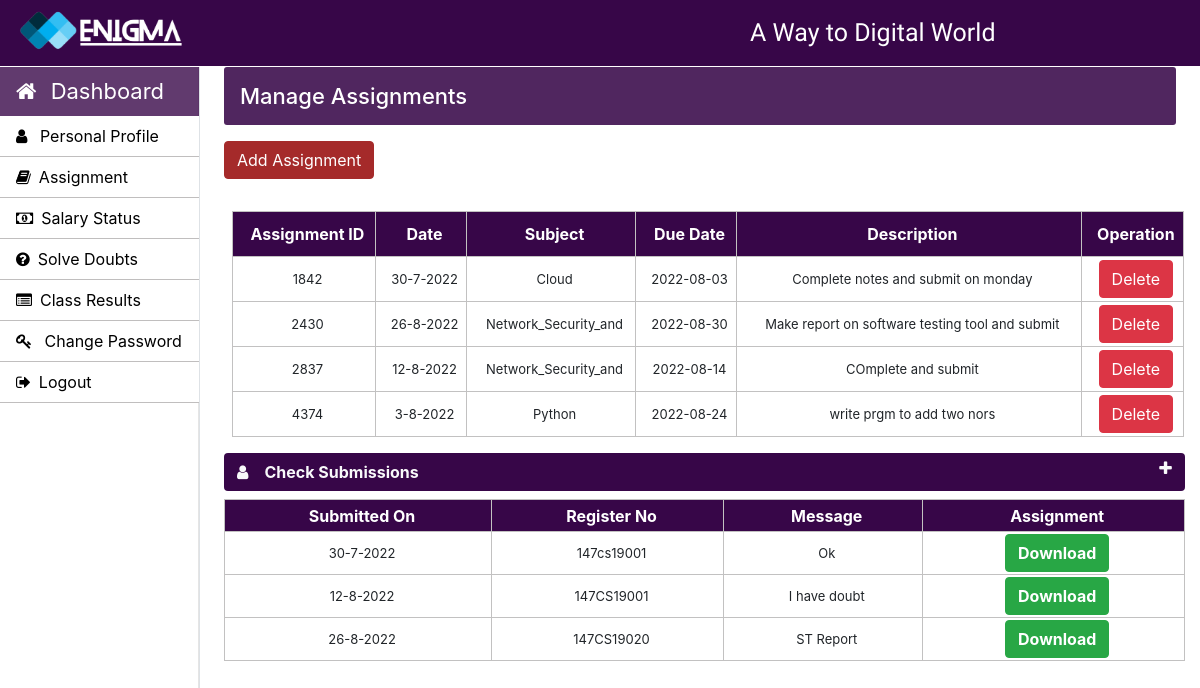
The app's page /Teacher/teacher-notice.php (signed in) with its own data.
### tables this page shows
CREATE TABLE `teacher_notice` (
  `assignmet_id` int(10) NOT NULL,
  `date` varchar(20) NOT NULL,
  `subject` varchar(20) NOT NULL,
  `due_date` varchar(20) NOT NULL,
  `description` varchar(100) NOT NULL
);

CREATE TABLE `assignment_submit` (
  `register_no` varchar(30) NOT NULL,
  `message` varchar(80) NOT NULL DEFAULT 'No Message',
  `assignment_file` varchar(50) NOT NULL,
  `submitted_on` varchar(30) NOT NULL
);

### Teacher/teacher-notice.php (the view, shortened to what this page needs)
 <?php
		require_once "../connection/connection.php";
	?>
        <?php include('../common/common-header.php') ?>
		<?php include('../common/teacher-sidebar.php') ?>
		<main role="main" class="col-xl-10 col-lg-9 col-md-8 ml-sm-auto px-md-4 mb-2 w-100 page-content-index">
			<div class="flex-wrap flex-md-no-wrap pt-3 pb-2 mb-3 text-white admin-dashboard pl-3">
				<h4>Manage Assignments</h4>
			</div>
			<button type="button" class="btn btn-primary" data-toggle="modal" data-target=".bd-example-modal-lg">Add Assignment</button>
                <div class="col-md-2 pt-3 w-100">
                    </div>
                <div class="row">
					<div class="col-md-12 ml-2">
						<section class="mt-3">
							<table class="w-100 table-elements table-three-tr" cellpadding="3">
								<tr class="table-tr-head table-three text-white text-center">
									<th>Assignment ID</th>
									<th>Date</th>
									<th>Subject</th>
									<th>Due Date</th>
									<th>Description</th>
									<th>Operation</th>
								</tr>
								<?php
								$query="SELECT * FROM `teacher_notice`";
								$run=mysqli_query($con,$query);
								while($row=mysqli_fetch_array($run)) {?>
									<tr class="text-center">
										<td><?php echo $row['assignmet_id'] ?></td>
										<td><?php echo $row['date'] ?></td>
										<td><?php echo $row['subject']?></td>
										<td><?php echo $row['due_date']?></td>
										<td><?php echo $row['description'] ?></td>
										<td><?php
										echo "<a class='btn btn-danger' href=../admin/delete-function.php?assignmet_id=".$row['assignmet_id'].">Delete</a>"
										?>
										</td>
									</tr>
								<?php }
								?>
                            </table>
                        </section>
                    </div>
                </div>
			<div class="row">
					<div class="col-lg-9 col-md-12">
						<div>
							<section class="mt-3" style="width: 136%;">
								<div class="btn btn-block table-three text-light d-flex">
									<span class="font-weight-bold"><i class="fa fa-user mr-3" aria-hidden="true"></i>Check Submissions</span>
									<a href="" class="ml-auto" data-toggle="collapse" data-target="#collapsetwo"><i class="fa fa-plus text-light" aria-hidden="true"></i></a>
								</div>
								<div class="collapse show mt-2" id="collapsetwo">
									<table class="w-100 table-elements table-three-tr text-center"cellpadding="2">
										<tr class="pt-5 table-three text-white" style="height: 32px;">
											<th>Submitted On</th>
											<th>Register No</th>
											<th>Message</th>
											<th>Assignment</th>
										</tr>
										<?php
											$query="select * from assignment_submit";
											$run=mysqli_query($con,$query);
											while ($row=mysqli_fetch_array($run)) { ?>
												<tr>
													<?php
													$assignment_file = $row['assignment_file'];
													?>
													<td><?php echo $row['submitted_on'] ?></td>
													<td><?php echo $row['register_no'] ?></td>
													<td><?php echo $row['message'] ?></td>
													<td><?php echo "<a class='btn btn-success' href='assignment/$assignment_file' download><b>Download</b></a>"; ?></td>
												</tr>
											<?php
											}
										?>
									</table>
								</div>
							</section>
						</div>
					</div>
	</body>
</html>

### Css/style.css (style rules this page uses)
h4 { font-size: 22px; }
.admin-dashboard { margin-top: 1px !important; background: #370648de !important; border-radius: 3px; }
.table-elements tr, td, th { font-size: 13px; border: 1px solid rgb(194, 193, 193); padding-left: 10px !important; }
.table-three { background: #370648 !important; }
.table-tr-head { height: 45px !important; padding: 10px !important; margin-top: 5px !important; }
.table-font-for-transcript td, th { font-size: 16px !important; }

### records on screen
teacher_notice: assignmet_id "1842", date "30-7-2022", subject "Cloud", due_date "2022-08-03", description "Complete notes and submit on monday"
teacher_notice: assignmet_id "2430", date "26-8-2022", subject "Network_Security_and", due_date "2022-08-30", description "Make report on software testing tool and submit"
teacher_notice: assignmet_id "2837", date "12-8-2022", subject "Network_Security_and", due_date "2022-08-14", description "COmplete and submit"
teacher_notice: assignmet_id "4374", date "3-8-2022", subject "Python", due_date "2022-08-24", description "write prgm to add two nors"
assignment_submit: submitted_on "30-7-2022", register_no "147cs19001", message "Ok"
assignment_submit: submitted_on "12-8-2022", register_no "147CS19001", message "I have doubt"
assignment_submit: submitted_on "26-8-2022", register_no "147CS19020", message "ST Report"
